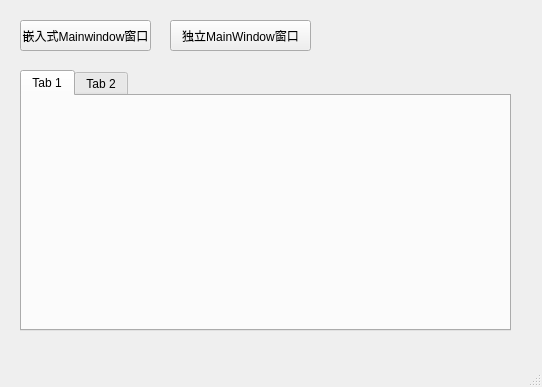
<?xml version="1.0" encoding="UTF-8"?>
<ui version="4.0">
 <class>MultiWindow</class>
 <widget class="QMainWindow" name="MultiWindow">
  <property name="geometry">
   <rect>
    <x>0</x>
    <y>0</y>
    <width>542</width>
    <height>387</height>
   </rect>
  </property>
  <property name="windowTitle">
   <string>MainWindow</string>
  </property>
  <widget class="QWidget" name="centralwidget">
   <widget class="QTabWidget" name="tabWidget">
    <property name="geometry">
     <rect>
      <x>20</x>
      <y>70</y>
      <width>491</width>
      <height>261</height>
     </rect>
    </property>
    <widget class="QWidget" name="tab">
     <attribute name="title">
      <string>Tab 1</string>
     </attribute>
    </widget>
    <widget class="QWidget" name="tab_2">
     <attribute name="title">
      <string>Tab 2</string>
     </attribute>
    </widget>
   </widget>
   <widget class="QPushButton" name="btn1">
    <property name="geometry">
     <rect>
      <x>20</x>
      <y>20</y>
      <width>131</width>
      <height>31</height>
     </rect>
    </property>
    <property name="text">
     <string>嵌入式Mainwindow窗口</string>
    </property>
   </widget>
   <widget class="QPushButton" name="btn2">
    <property name="geometry">
     <rect>
      <x>170</x>
      <y>20</y>
      <width>141</width>
      <height>31</height>
     </rect>
    </property>
    <property name="text">
     <string>独立MainWindow窗口</string>
    </property>
   </widget>
  </widget>
  <widget class="QMenuBar" name="menubar">
   <property name="geometry">
    <rect>
     <x>0</x>
     <y>0</y>
     <width>542</width>
     <height>23</height>
    </rect>
   </property>
  </widget>
  <widget class="QStatusBar" name="statusbar"/>
 </widget>
 <resources/>
 <connections/>
</ui>
